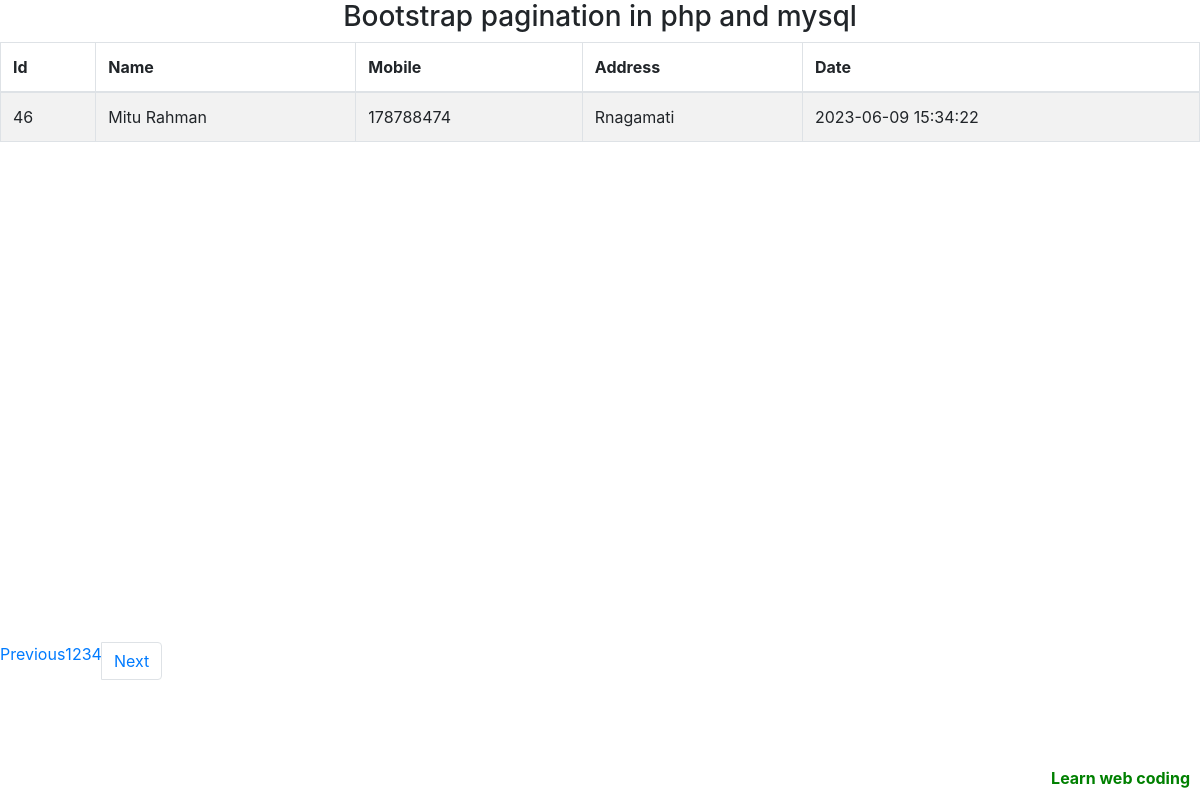
The app's page /index.php?page=4 with its own data.
### tables this page shows
CREATE TABLE `customers` (
  `id` int(11) NOT NULL,
  `name` varchar(100) NOT NULL,
  `mobile` int(255) NOT NULL,
  `address` varchar(60) NOT NULL,
  `created_at` timestamp NOT NULL DEFAULT current_timestamp()
);

### index.php (the view, shortened to what this page needs)
<?php
include 'connect.php';
$limit= 15;
$page = isset($_GET['page']) ? $_GET['page']:1;
$start =($page-1)*$limit;
$result = $conn->query("SELECT * FROM customers LIMIT $start, $limit");
$customers=$result->fetch_all(MYSQLI_ASSOC);
$result1 = $conn->query("SELECT count(id) AS id FROM customers");
$custcount =$result1->fetch_all(MYSQLI_ASSOC);
$total = $custcount[0]['id'];
$pages = ceil($total/$limit);
$Next =$page+1;
?>
<!DOCTYPE html>
<html lang="en">
<head>
    <link rel="stylesheet" href="https://cdn.jsdelivr.net/npm/bootstrap@4.4.1/dist/css/bootstrap.min.css">
</head>
<body>
   <div class="container-well">
    <h3 class="text-center" >Bootstrap pagination in php and mysql</h3>
    <div style="height:600px; overflow-y:auto;">
     <table id="" class="table table-striped table-bordered">
        <thead>
            <tr>
                <th>Id</th>
                <th>Name</th>
                <th>Mobile</th>
                <th>Address</th>
                <th>Date</th>
            </tr>
        </thead>
        <tbody>
            <?php foreach($customers as $customer):?>
            <tr>
              <td> <?= $customer['id'];?></td>
              <td> <?= $customer['name'];?></td>
              <td> <?= $customer['mobile'];?></td>
              <td> <?= $customer['address'];?></td>
              <td> <?= $customer['created_at'];?></td>
            </tr>
            <?php endforeach; ?>
        </tbody>
     </table>
    </div>
    <div style="position:fixed; bottom: 10px; right: 10px; color: green;">
        <strong>Learn web coding</strong>
    </div>
   </div>
   <div  class="text-center">
    <nav aria-label="page pagination">
  <ul class="pagination">
    <li class="page-item" ><a href="index.php?page=<?= $page-1; ?>">Previous</a>
    </li>
    <?php for($i=1; $i<=$pages ; $i++) : ?>
    <li><a href="index.php?page=<?= $i; ?>"><?=$i;?></a>
      </li>
    <?php endfor; ?>
    <li class="page-item">
      <a class="page-link" href="index.php?page=<?= $Next; ?>">Next</a>
    </li>
  </ul>
</nav>
</div>
</body>
</html>

### records on screen
customers: id "46", name "Mitu Rahman", mobile "178788474", address "Rnagamati", created_at "2023-06-09 15:34:22"
